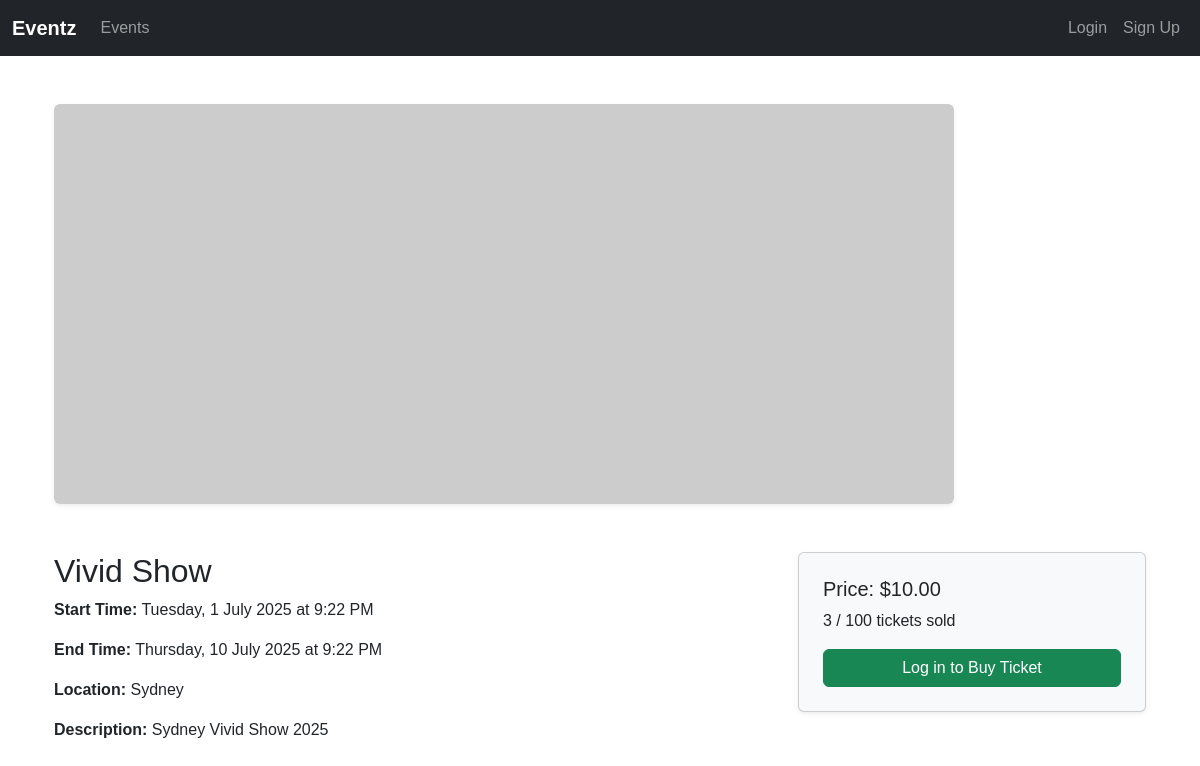
/events/1/, run on an earlier commit of the app's database.
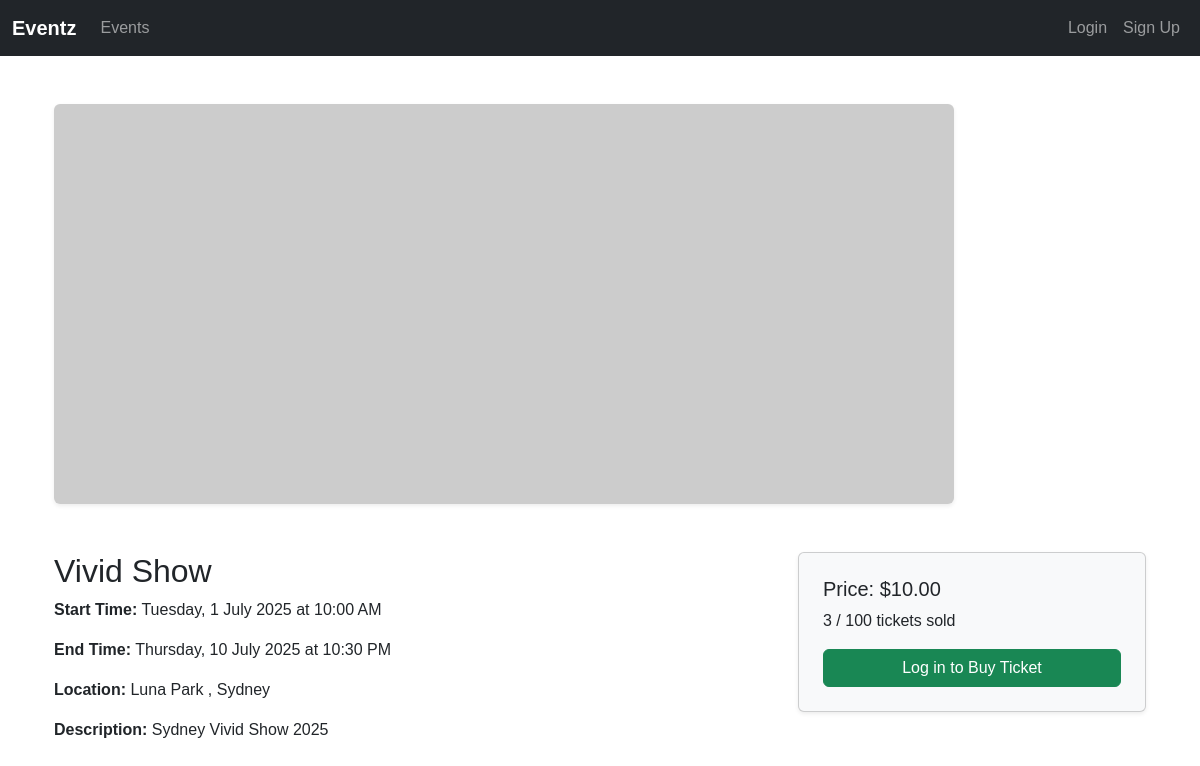
And on a later commit of the database.
### events/models.py (models this page shows, shortened)
class Event(models.Model):
    title = models.CharField("Event Title", max_length=200)
    description = models.TextField(blank=True)
    category = models.ForeignKey(Category, on_delete=models.SET_NULL, null=True, blank=True)
    start_time = models.DateTimeField("Start Date & Time")
    end_time = models.DateTimeField("End Date & Time", null=True, blank=True)
    location = models.CharField(max_length=200)
    organizer = models.ForeignKey(User, on_delete=models.CASCADE, related_name="organized_events")
    price = models.DecimalField(max_digits=8, decimal_places=2, default=0.00,
                                help_text="Ticket price (set 0 for free event)")
    capacity = models.PositiveIntegerField(null=True, blank=True, help_text="Max tickets available (blank if unlimited)")
    image = models.ImageField(upload_to='events/images/', blank=True, null=True)

### events/views.py (the view)
# urls.py: path('events/<int:event_id>/', views.event_detail, name='event_detail'),
def event_detail(request, event_id):
    try:
        event = Event.objects.get(pk=event_id)
    except Event.DoesNotExist:
        raise Http404("Event not found")
    reviews = []
    return render(request, 'events/event_detail.html', {'event': event, 'reviews': reviews})

### events/templates/events/event_detail.html (shortened to what this page needs)
{% extends 'events/base.html' %}
{% load static %}
{% block content %}
<div class="container my-5">
  <div class="row g-4">
    <div class="col-12">
      {% if event.image %}
        <img src="{{ event.image.url }}" class="img-fluid rounded shadow-sm mb-4" alt="{{ event.title }}">
      {% else %}
        <img src="https://via.placeholder.com/900x400.png?text={{ event.title|urlencode }}" class="img-fluid rounded shadow-sm mb-4" alt="{{ event.title }}">
      {% endif %}
    </div>
    <div class="col-md-8">
      <h2>{{ event.title }}</h2>
      <p><strong>Start Time:</strong> {{ event.start_time|date:"l, j F Y" }} at {{ event.start_time|time:"g:i A" }}</p>
      {% if event.end_time %}
        <p><strong>End Time:</strong> {{ event.end_time|date:"l, j F Y" }} at {{ event.end_time|time:"g:i A" }}</p>
      {% endif %}
      <p><strong>Location:</strong> {{ event.location }}</p>
      {% if event.description %}
        <p><strong>Description:</strong> {{ event.description }}</p>
      {% endif %}
    </div>
    <div class="col-md-4">
      <div class="card p-4 shadow-sm bg-light">
        {% if event.price > 0 %}
          <h5 class="card-title">Price: ${{ event.price }}</h5>
        {% else %}
          <h5 class="card-title text-success">Free Event</h5>
        {% endif %}
        {% if event.capacity %}
          <p class="card-text">{{ event.tickets.count }} / {{ event.capacity }} tickets sold</p>
        {% endif %}
        {% if user.is_authenticated %}
          <form action="{% url 'buy_ticket' event.id %}" method="post">
            {% csrf_token %}
            <button type="submit" class="btn btn-success w-100">Buy Ticket</button>
          </form>
        {% else %}
          <a href="{% url 'login' %}?next={% url 'event_detail' event.id %}" class="btn btn-success w-100">Log in to Buy Ticket</a>
        {% endif %}
      </div>
    </div>
  </div>
</div>
{% endblock %}

What changed in the data, as far as the page shows it:
changed Event "Vivid Show": start_time "9:22 PM" → "10:00 AM"; end_time "9:22 PM" → "10:30 PM"; location "Sydney" → "Luna Park , Sydney"
